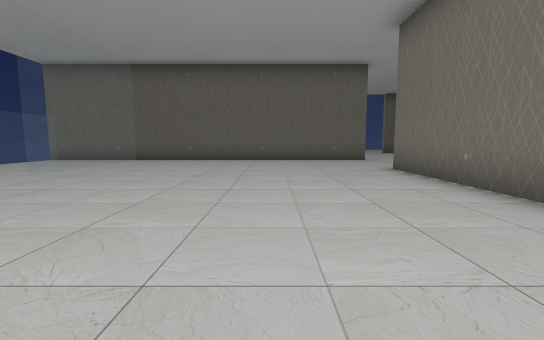
view 1 (above)

24 first-person views from a walk through a 3-D level made in the Unity game engine. The camera is 1.3 m above the floor, tilts 6° down and sees 90° across. The floor is counted in squares, 2 m on a side. Each view is taken from the middle of a square. On the plan, view 1 faces up. The plan holds only what a view shows up to about 9 squares ahead; the rest is blank. The place goes on beyond the plan. The player character is not drawn. Some surface patterns are stand-ins.

view 2
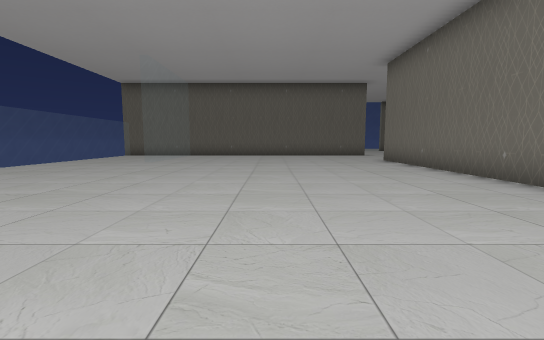

view 3
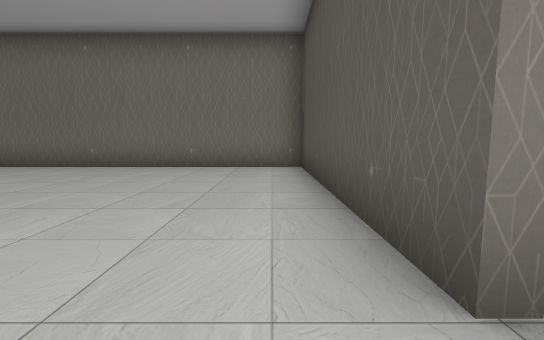

view 4
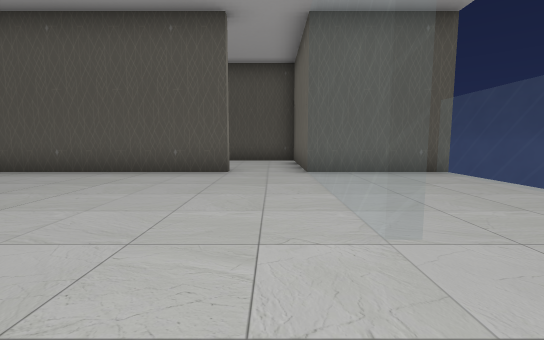

view 5
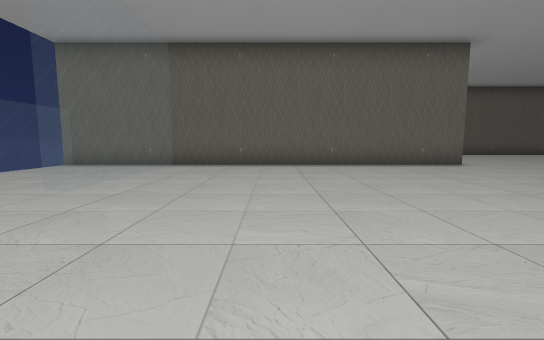

view 6
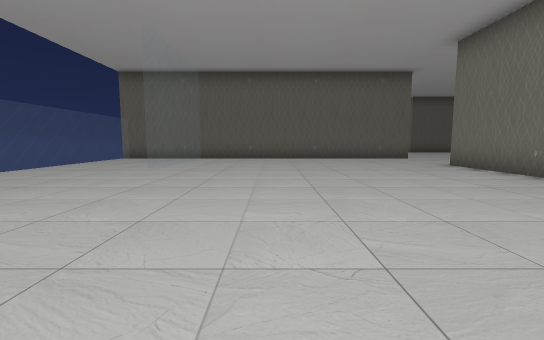

view 7
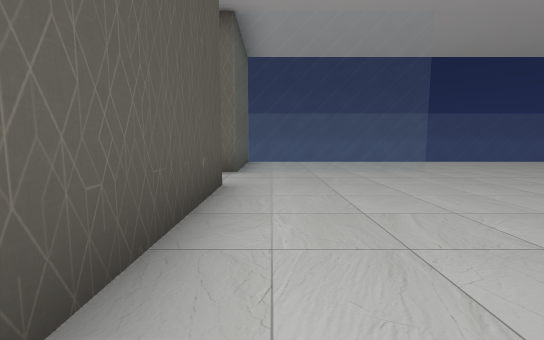

view 8
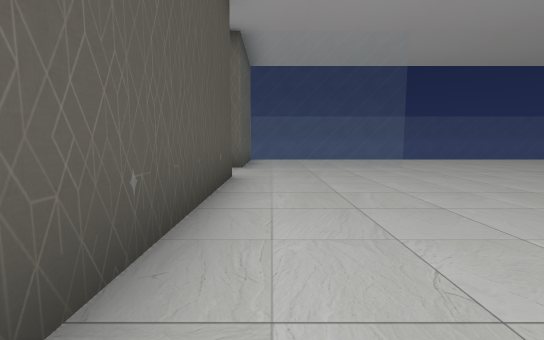

view 9
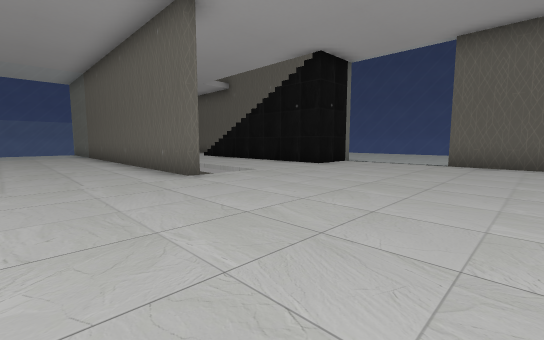

view 10
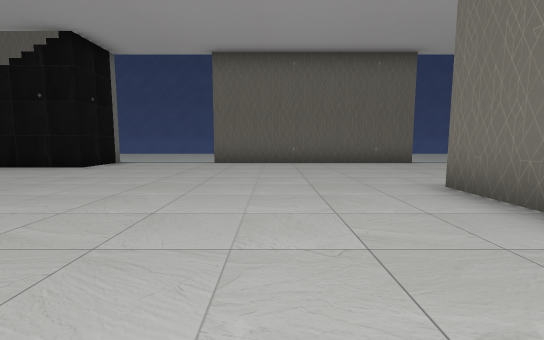

view 11
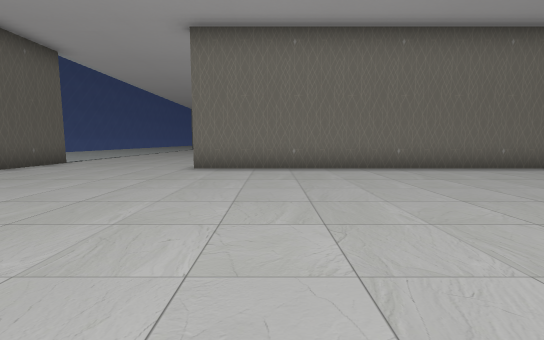

view 12
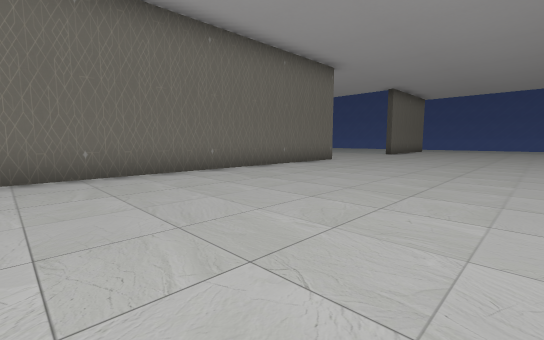

view 13
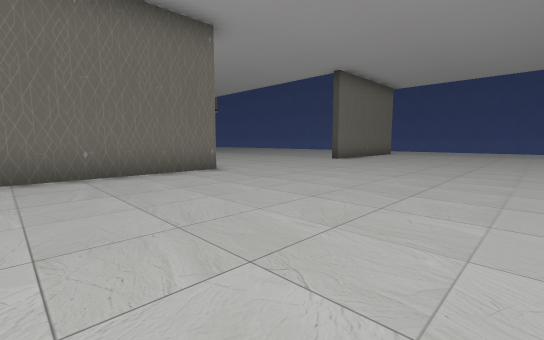

view 14
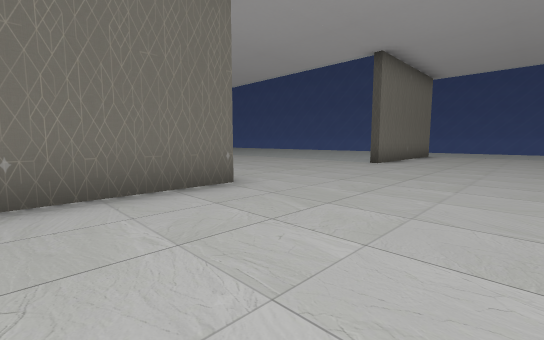

view 15
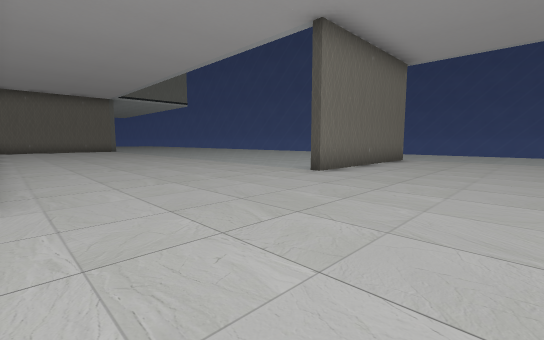

view 16
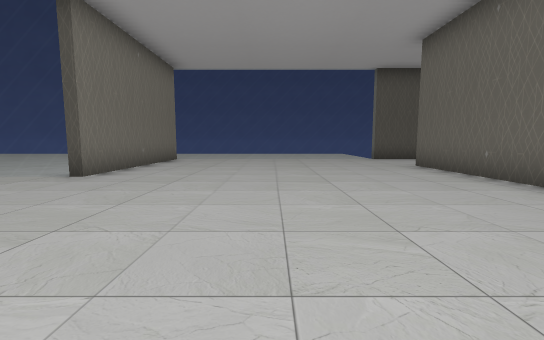

view 17
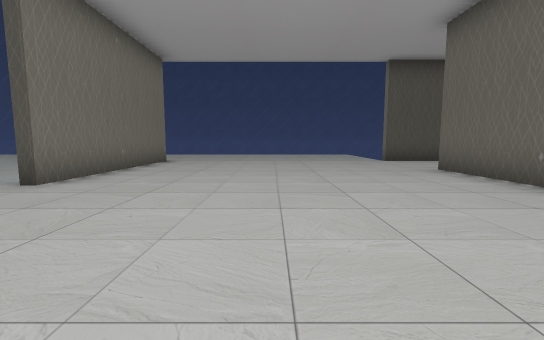

view 18
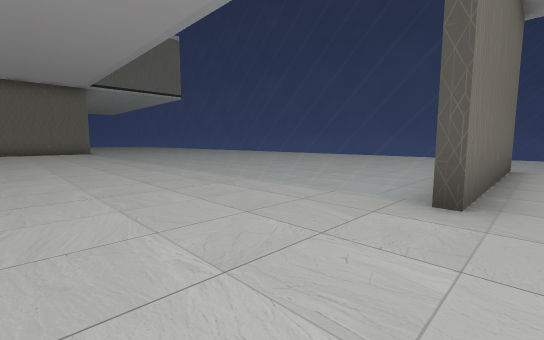

view 19
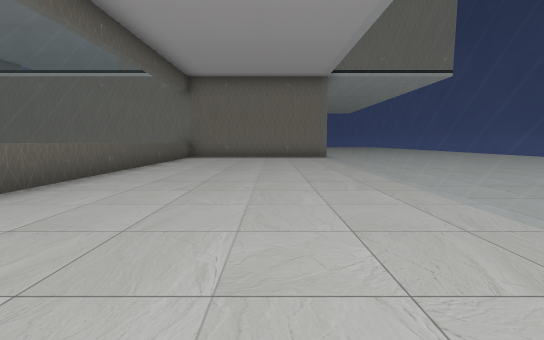

view 20
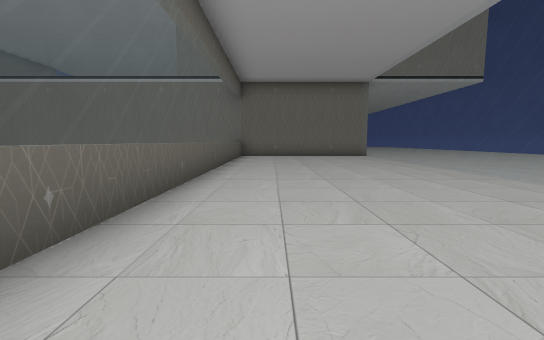

view 21
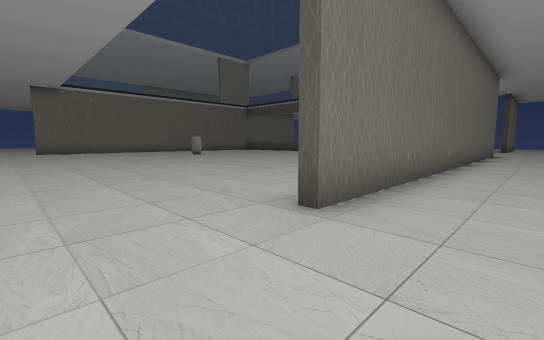

view 22
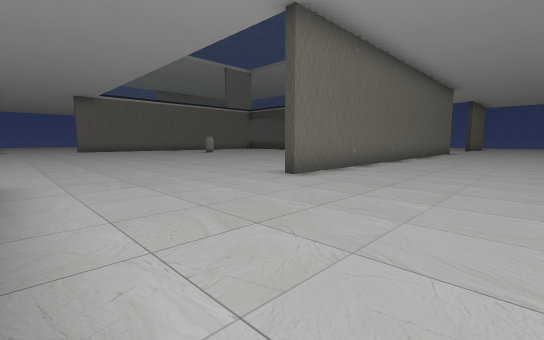

view 23
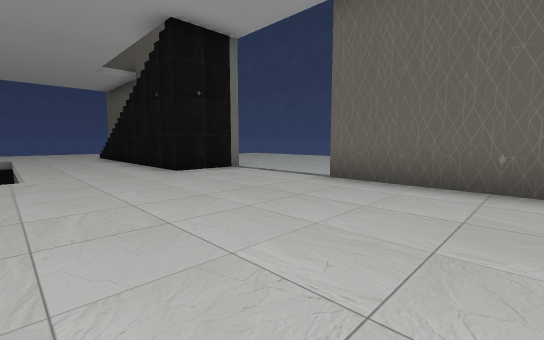

view 24
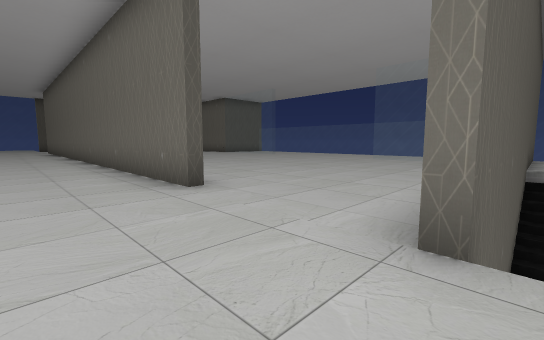

### Floor plan
Key: @ floor where view 1 was taken; # wall or solid block; . floor; / step, stairs or slope; = window, fence, low wall or low ledge.
Columns run from 8 left of view 1 to 24 right of it. Each row starts with its distance up from view 1.
 16             ===######=
 15         // /................
 14        /////................
 13       ........................
 12      .........................
 11      ///////.................
 10 =###########.......#........
  9 =..=...............#.......
  8 =..=...............# .....
  7 =..=...............#  ...
  6 =..=.......#.......#
  5 =..........#.......#
  4 =..........#.......#
  3 =..........#.......#
  2 =..........#.......#
  1 =..........#.......#
  0 =..=....@..#.......#
 -1 =..=.......#.......=   ==========
 -2 =..=.......#.....................
 -3 =..=.......# ....................
 -4 ####.####### ....................
 -5    #..     #.....................
 -6    #..     #.....................
 -7    #       #.......==============
 -8            #.......#............
 -9            #.......#............
-10            ........#......  ....
-11           .........#.....    ...
-12          ###=======#.....     ..
-13                .... ...

Positions as (right, up) in squares from view 1, and headings:
1: (0, 0), facing up
2: (-1, -3), facing up
3: (-4, -3), facing right
4: (-4, 2), facing down
5: (-2, 2), facing up
6: (-2, -1), facing up
7: (1, -3), facing left
8: (2, -3), facing left
9: (8, 7), facing up-left
10: (8, 7), facing up
11: (4, 9), facing right
12: (5, 7), facing down-right
13: (5, 2), facing down-right
14: (7, 1), facing down-right
15: (7, -2), facing down-right
16: (7, -2), facing down
17: (7, -3), facing down
18: (10, -4), facing down-right
19: (15, -5), facing right
20: (14, -3), facing right
21: (9, 13), facing down-right
22: (7, 15), facing down-right
23: (9, 11), facing up-left
24: (5, 10), facing down-left
